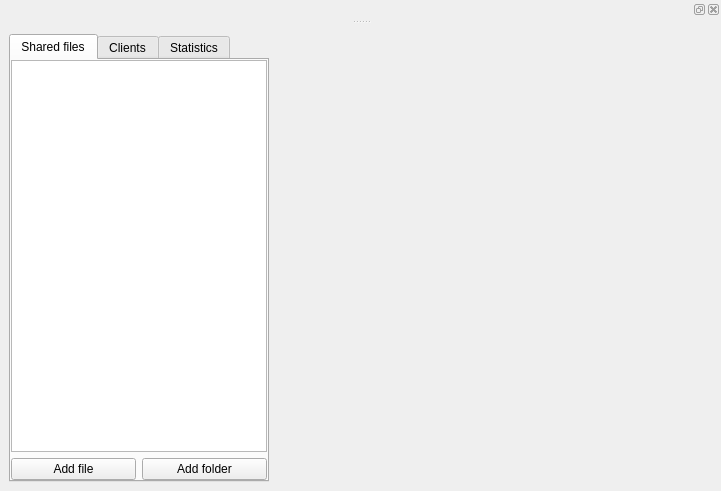
<?xml version="1.0" encoding="UTF-8"?>
<ui version="4.0">
 <class>EditorView</class>
 <widget class="QMainWindow" name="EditorView">
  <property name="geometry">
   <rect>
    <x>0</x>
    <y>0</y>
    <width>721</width>
    <height>491</height>
   </rect>
  </property>
  <property name="windowTitle">
   <string>TextShredder Editor</string>
  </property>
  <property name="styleSheet">
   <string notr="true"/>
  </property>
  <widget class="QWidget" name="centralwidget">
   <layout class="QGridLayout" name="gridLayout_2">
    <item row="0" column="1">
     <layout class="QGridLayout" name="gridLayout" rowstretch="0,0,0">
      <property name="sizeConstraint">
       <enum>QLayout::SetDefaultConstraint</enum>
      </property>
      <property name="horizontalSpacing">
       <number>0</number>
      </property>
      <item row="0" column="0">
       <widget class="QTabWidget" name="tabWidget">
        <property name="sizePolicy">
         <sizepolicy hsizetype="Maximum" vsizetype="Expanding">
          <horstretch>0</horstretch>
          <verstretch>0</verstretch>
         </sizepolicy>
        </property>
        <property name="maximumSize">
         <size>
          <width>270</width>
          <height>16777215</height>
         </size>
        </property>
        <property name="currentIndex">
         <number>0</number>
        </property>
        <widget class="QWidget" name="sharedFilesTab">
         <attribute name="title">
          <string>Shared files</string>
         </attribute>
         <layout class="QGridLayout" name="gridLayout_5">
          <property name="margin">
           <number>0</number>
          </property>
          <item row="1" column="0" colspan="2">
           <widget class="QTreeView" name="fileTreeWidget">
            <property name="editTriggers">
             <set>QAbstractItemView::NoEditTriggers</set>
            </property>
            <property name="indentation">
             <number>0</number>
            </property>
            <attribute name="headerCascadingSectionResizes">
             <bool>false</bool>
            </attribute>
            <attribute name="headerDefaultSectionSize">
             <number>100</number>
            </attribute>
            <attribute name="headerShowSortIndicator" stdset="0">
             <bool>false</bool>
            </attribute>
           </widget>
          </item>
          <item row="2" column="1">
           <widget class="QPushButton" name="addFolderButton">
            <property name="enabled">
             <bool>true</bool>
            </property>
            <property name="toolTip">
             <string>Add folder to share</string>
            </property>
            <property name="text">
             <string>Add folder</string>
            </property>
           </widget>
          </item>
          <item row="2" column="0">
           <widget class="QPushButton" name="addFileButton">
            <property name="toolTip">
             <string>Add file to share</string>
            </property>
            <property name="text">
             <string>Add file</string>
            </property>
           </widget>
          </item>
         </layout>
        </widget>
        <widget class="QWidget" name="clientsTab">
         <attribute name="title">
          <string>Clients</string>
         </attribute>
         <layout class="QGridLayout" name="gridLayout_4">
          <property name="margin">
           <number>0</number>
          </property>
          <item row="0" column="0" rowspan="2" colspan="2">
           <widget class="UserListView" name="listWidget"/>
          </item>
          <item row="2" column="1">
           <widget class="QPushButton" name="disconnectButton">
            <property name="enabled">
             <bool>false</bool>
            </property>
            <property name="text">
             <string>Disconnect</string>
            </property>
           </widget>
          </item>
          <item row="2" column="0">
           <widget class="QPushButton" name="changeAliasButton">
            <property name="enabled">
             <bool>false</bool>
            </property>
            <property name="text">
             <string>Change Alias</string>
            </property>
           </widget>
          </item>
         </layout>
         <zorder>listWidget</zorder>
         <zorder>disconnectButton</zorder>
         <zorder>listWidget</zorder>
         <zorder>disconnectButton</zorder>
         <zorder>changeAliasButton</zorder>
        </widget>
        <widget class="QWidget" name="statisticsTab">
         <attribute name="title">
          <string>Statistics</string>
         </attribute>
         <layout class="QGridLayout" name="gridLayout_3">
          <property name="margin">
           <number>0</number>
          </property>
          <item row="0" column="0">
           <widget class="QLabel" name="processingTimeLabel">
            <property name="text">
             <string>Currently no information available</string>
            </property>
           </widget>
          </item>
          <item row="1" column="0">
           <widget class="QProgressBar" name="healthBar">
            <property name="enabled">
             <bool>false</bool>
            </property>
            <property name="sizePolicy">
             <sizepolicy hsizetype="Expanding" vsizetype="Fixed">
              <horstretch>0</horstretch>
              <verstretch>0</verstretch>
             </sizepolicy>
            </property>
            <property name="maximumSize">
             <size>
              <width>16777215</width>
              <height>15</height>
             </size>
            </property>
            <property name="value">
             <number>0</number>
            </property>
            <property name="textVisible">
             <bool>true</bool>
            </property>
            <property name="orientation">
             <enum>Qt::Horizontal</enum>
            </property>
            <property name="invertedAppearance">
             <bool>false</bool>
            </property>
            <property name="format">
             <string>Health of system: %p%</string>
            </property>
           </widget>
          </item>
         </layout>
        </widget>
       </widget>
      </item>
     </layout>
    </item>
    <item row="0" column="2">
     <widget class="QTabWidget" name="openedFileTabs">
      <property name="sizePolicy">
       <sizepolicy hsizetype="Expanding" vsizetype="Expanding">
        <horstretch>0</horstretch>
        <verstretch>0</verstretch>
       </sizepolicy>
      </property>
      <property name="minimumSize">
       <size>
        <width>0</width>
        <height>216</height>
       </size>
      </property>
      <property name="maximumSize">
       <size>
        <width>16777215</width>
        <height>16777215</height>
       </size>
      </property>
      <property name="sizeIncrement">
       <size>
        <width>0</width>
        <height>0</height>
       </size>
      </property>
      <property name="acceptDrops">
       <bool>true</bool>
      </property>
      <property name="currentIndex">
       <number>-1</number>
      </property>
      <property name="usesScrollButtons">
       <bool>true</bool>
      </property>
      <property name="documentMode">
       <bool>true</bool>
      </property>
      <property name="tabsClosable">
       <bool>true</bool>
      </property>
      <property name="movable">
       <bool>false</bool>
      </property>
     </widget>
    </item>
   </layout>
  </widget>
  <widget class="QDockWidget" name="ribbonDock">
   <property name="enabled">
    <bool>false</bool>
   </property>
   <property name="sizePolicy">
    <sizepolicy hsizetype="Expanding" vsizetype="Preferred">
     <horstretch>0</horstretch>
     <verstretch>0</verstretch>
    </sizepolicy>
   </property>
   <attribute name="dockWidgetArea">
    <number>4</number>
   </attribute>
   <widget class="EditorRibbon" name="dockWidgetContents_2"/>
  </widget>
 </widget>
 <customwidgets>
  <customwidget>
   <class>EditorRibbon</class>
   <extends>QWidget</extends>
   <header location="global">editorribbon.h</header>
   <container>1</container>
  </customwidget>
  <customwidget>
   <class>UserListView</class>
   <extends>QListWidget</extends>
   <header>userlistview.h</header>
  </customwidget>
 </customwidgets>
 <resources/>
 <connections/>
</ui>
